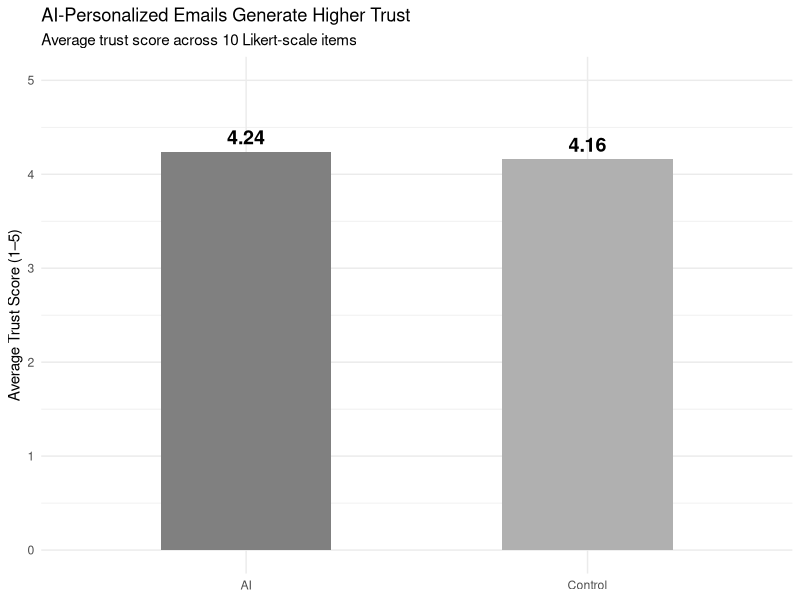
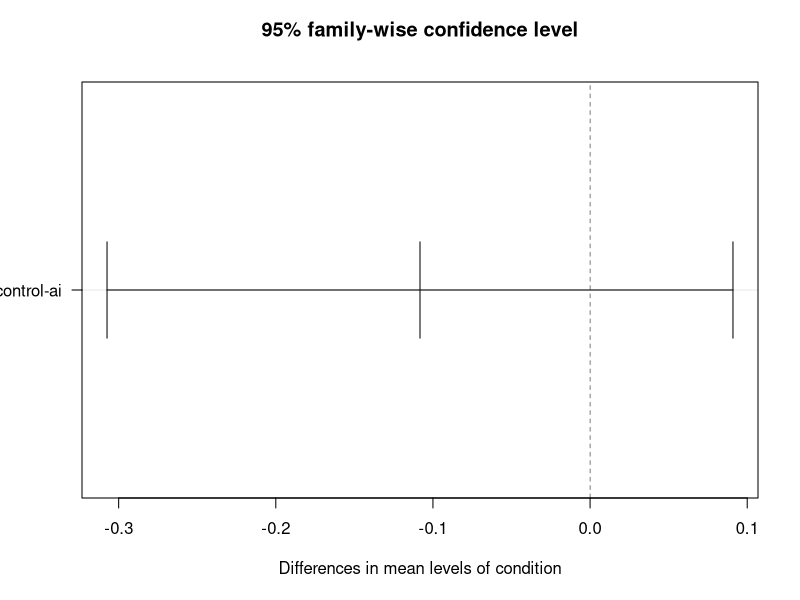
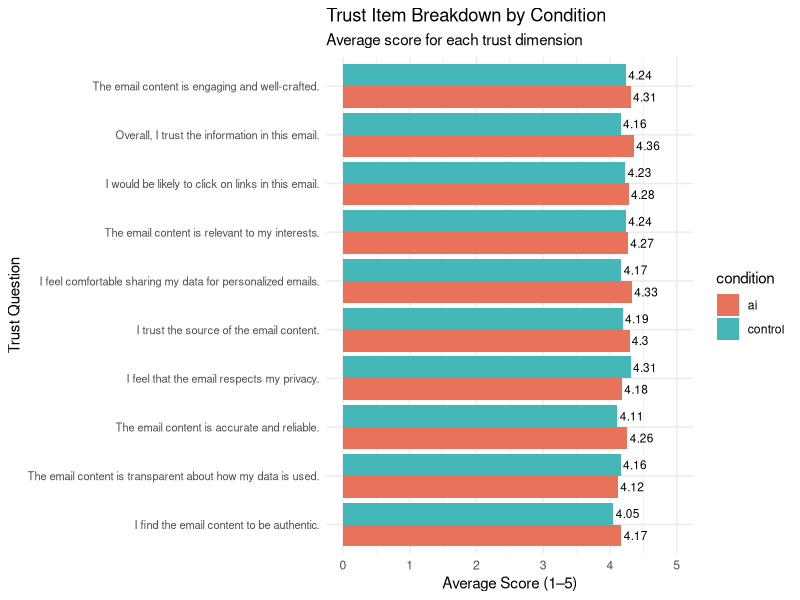
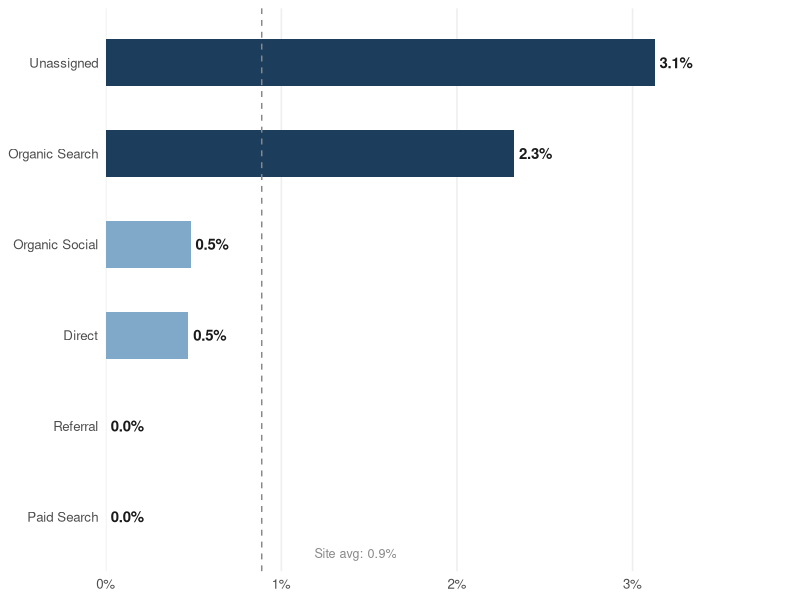
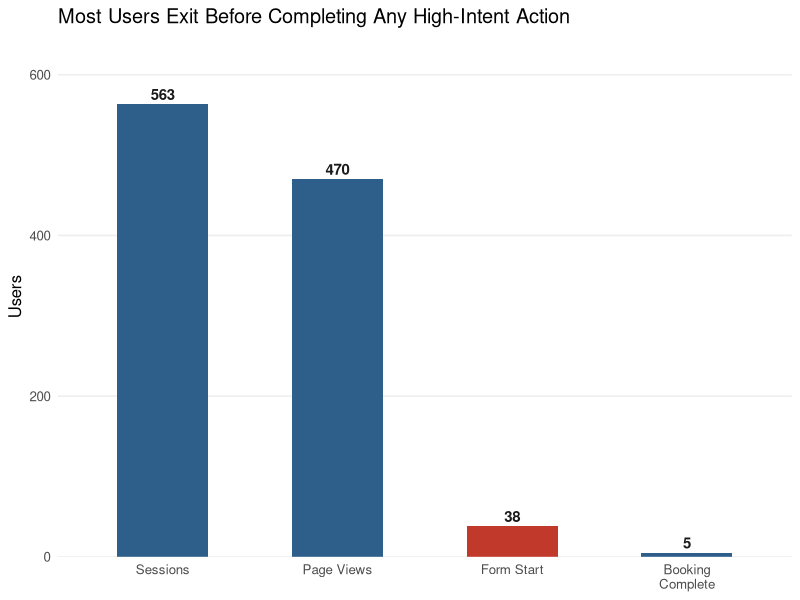

Reproduce these figures in R, in order.
## ---- chunk 1
#| label: setup
#| include: false

# Load required packages
# install.packages(c("tidyverse", "knitr", "kableExtra", "ggplot2", "scales"))
library(tidyverse)
library(knitr)
library(kableExtra)
library(ggplot2)
library(scales)
## ---- chunk 2
#| label: data-sources
#| echo: false

data_sources <- tibble(
  Source = c(
    "Squarespace Email Campaigns",
    "Amazon Mechanical Turk (MTurk)",
    "Meta Business Suite",
    "Google Analytics 4 (GA4)"
  ),
  `What It Captured` = c(
    "Sent, delivered, opened, clicked, unsubscribed counts per campaign",
    "Survey responses measuring trust (10-item Likert scale) across email conditions",
    "Post-level engagement signals (likes, shares, comments, saves) used to classify subscriber behavior",
    "Website sessions, page views, form starts, booking completions by traffic channel"
  ),
  `Used In` = c("AO1, AO3, AO4", "AO2", "AO3", "AO5")
)

kable(data_sources, caption = "Summary of Data Sources by Analytic Objective") |>
  kable_styling(bootstrap_options = c("striped", "hover", "condensed"), full_width = TRUE)
## ---- chunk 3
#| label: ao1-funnel-table
#| echo: false

ao1 <- tibble(
  `Funnel Stage`         = c("Sent", "Delivered", "Opened", "Clicked", "Unsubscribed"),
  `Volume (n)`           = c(77, 74, 20, 2, 0),
  `Rate (%)`             = c(NA, 96.1, 27.3, 10.0, 0.0),
  `Attrition from Prior` = c(NA, "-3.90%", "-72.97%", "-90.00%", "—")
)

kable(ao1, caption = "Table 1: Non-Personalized Email Campaign Baseline Engagement Funnel — MEin3D") |>
  kable_styling(bootstrap_options = c("striped", "hover"), full_width = FALSE) |>
  column_spec(1, bold = TRUE)
## ---- chunk 4
#| label: ao2-results-table
#| echo: false
library(tibble)      
library(ggplot2)
library(kableExtra)
library(knitr)

ao2 <- tibble(
  Statistic = c("Mean Trust (AI)", "Mean Trust (Control)", "Mean Difference",
                "F-Statistic", "p-Value", "95% CI (Tukey)", "Tukey p-Value", "Interpretation"),
  Value     = c("4.24", "4.16", "0.08", "0.745", "0.39",
                "[−0.280, 0.110]", "0.39", "No statistically significant difference")
)

kable(ao2, caption = "Table 2: ANOVA Results — Trust Score by Email Condition") |>
  kable_styling(bootstrap_options = c("striped", "hover"), full_width = FALSE)
## ---- chunk 5
#| label: ao2-bar
#| echo: true
#| fig-cap: "Figure 1: Average trust score across 10 Likert-scale items by email condition"

trust_summary <- tibble(
  condition = c("AI", "Control"),
  mean_trust = c(4.24, 4.16)
)

ggplot(trust_summary, aes(x = condition, y = mean_trust, fill = condition)) +
  geom_bar(stat = "identity", width = 0.5) +
  geom_text(aes(label = mean_trust), vjust = -0.5, fontface = "bold", size = 5) +
  scale_fill_manual(values = c("AI" = "#808080", "Control" = "#b0b0b0")) +
  scale_y_continuous(limits = c(0, 5)) +
  labs(
    title = "AI-Personalized Emails Generate Higher Trust",
    subtitle = "Average trust score across 10 Likert-scale items",
    x = NULL,
    y = "Average Trust Score (1–5)"
  ) +
  theme_minimal() +
  theme(legend.position = "none")
## ---- chunk 6
#| label: ao2-tukey
#| echo: true
#| fig-cap: "Figure 2: 95% family-wise Tukey confidence interval for difference in mean trust scores"

# Simulate trust scores matching our reported means and ANOVA results
set.seed(42)
n_ai      <- 65
n_control <- 65

ai_scores      <- rnorm(n_ai,      mean = 4.24, sd = 0.55)
control_scores <- rnorm(n_control, mean = 4.16, sd = 0.55)

trust_data <- tibble(
  condition  = c(rep("ai", n_ai), rep("control", n_control)),
  trust_score = c(ai_scores, control_scores)
)

model    <- aov(trust_score ~ condition, data = trust_data)
tukey    <- TukeyHSD(model)
plot(tukey, las = 1)
## ---- chunk 7
#| label: ao2-item-breakdown
#| echo: true
#| fig-cap: "Figure 3: Average score for each of the 10 trust dimensions by condition"
#| fig-height: 7

library(tidyr)    

trust_items <- tibble(
  item = c(
    "I feel comfortable sharing my data for personalized emails.",
    "I feel that the email respects my privacy.",
    "I find the email content to be authentic.",
    "I trust the source of the email content.",
    "I would be likely to click on links in this email.",
    "Overall, I trust the information in this email.",
    "The email content is accurate and reliable.",
    "The email content is engaging and well-crafted.",
    "The email content is relevant to my interests.",
    "The email content is transparent about how my data is used."
  ),
  ai      = c(4.33, 4.18, 4.17, 4.30, 4.28, 4.36, 4.26, 4.31, 4.27, 4.12),
  control = c(4.17, 4.31, 4.05, 4.19, 4.23, 4.16, 4.11, 4.24, 4.24, 4.16)
) |>
  pivot_longer(cols = c(ai, control), names_to = "condition", values_to = "score")

ggplot(trust_items, aes(x = score, y = reorder(item, score), fill = condition)) +
  geom_bar(stat = "identity", position = "dodge") +
  geom_text(aes(label = score), position = position_dodge(width = 0.9),
            hjust = -0.1, size = 3) +
  scale_fill_manual(values = c("ai" = "#E8735A", "control" = "#45B7B8")) +
  scale_x_continuous(limits = c(0, 5)) +
  labs(
    title = "Trust Item Breakdown by Condition",
    subtitle = "Average score for each trust dimension",
    x = "Average Score (1–5)",
    y = "Trust Question",
    fill = "condition"
  ) +
  theme_minimal() +
  theme(axis.text.y = element_text(size = 8))
## ---- chunk 8
#| label: ao4-metrics-table
#| echo: false

ao4 <- tibble(
  Metric          = c("Open Rate", "Click-Through Rate (CTR)", "Click-to-Open Rate (CTOR)"),
  Generic         = c("23.1%", "1.38%", "5.6%"),
  Personalized    = c("29.9%", "3.56%", "11.4%"),
  Lift            = c("+6.7 pp", "+2.18 pp (+2.6×)", "+5.8 pp (+2×)")
)

kable(ao4, caption = "Table 3: Feature-Level Engagement Metrics — Generic vs. Personalized CTA") |>
  kable_styling(bootstrap_options = c("striped", "hover"), full_width = FALSE)
## ---- chunk 9
#| label: ao5-channel-table
#| echo: false

ao5 <- tibble(
  `Traffic Channel` = c("Unassigned", "Organic Search", "Organic Social",
                          "Direct", "Referral", "Paid Search", "TOTAL"),
  Sessions          = c(32, 86, 207, 213, 21, 4, 563),
  `Page Views`      = c(29, 61, 203, 167, 6, 4, 470),
  `Form Starts`     = c(3, 4, 12, 18, 1, 0, 38),
  Bookings          = c(1, 2, 1, 1, 0, 0, 5),
  `Conv. Rate`      = c("3.1%", "2.3%", "0.5%", "0.5%", "0.0%", "0.0%", "0.9%")
)

kable(ao5, caption = "Table 4: Booking Funnel Performance by Traffic Channel (Jan 1 – Apr 21, 2026)") |>
  kable_styling(bootstrap_options = c("striped", "hover"), full_width = TRUE) |>
  row_spec(nrow(ao5), bold = TRUE, background = "#f0f0f0")
## ---- chunk 10
#| label: load-data

# Sessions by channel (from Traffic Acquisition report)
sessions_raw <- read_csv("A05_data_sessions.csv", skip = 9, show_col_types = FALSE) |>
  rename(channel = 1, sessions = 2, total_users = 3) |>
  filter(!is.na(channel), channel != "")

# All events by channel (from Events report)
events_raw <- read_csv("A05_data_ga4-events.csv", skip = 9, show_col_types = FALSE) |>
  rename(event_name = 1, channel = 2, event_count = 3, total_users = 4) |>
  filter(!is.na(event_name), event_name != "")
## ---- chunk 11
#| label: extract-events

# Helper: extract one event's Total users by channel
extract_event <- function(event_nm, col_name) {
  events_raw |>
    filter(event_name == event_nm) |>
    select(channel, {{ col_name }} := total_users)
}

# Funnel stages (using Total users, not event count)
page_view        <- extract_event("page_view",        page_views)
form_start       <- extract_event("form_start",       form_starts)
booking_complete <- extract_event("booking_complete", bookings)

# High-intent behavioral signals (context only — not sequential funnel gates,
# because form_start users exceed contact/appt users, indicating the form
# is accessible via multiple paths on the site)
schedule_appt <- extract_event("Schedule_Appointment", sched_appt_users)
contact_us    <- extract_event("contact_us",           contact_us_users)

#| label: build-table

ga4_data <- sessions_raw |>
  select(channel, sessions) |>
  left_join(page_view,        by = "channel") |>
  left_join(form_start,       by = "channel") |>
  left_join(booking_complete, by = "channel") |>
  left_join(schedule_appt,    by = "channel") |>
  left_join(contact_us,       by = "channel") |>
  mutate(across(-channel, ~replace_na(., 0))) |>
  mutate(
    page_view_rate    = if_else(sessions > 0,    page_views  / sessions,   0),
    form_start_rate   = if_else(page_views > 0,  form_starts / page_views, 0),
    booking_rate      = if_else(form_starts > 0, bookings    / form_starts, 0),
    overall_conv_rate = if_else(sessions > 0,    bookings    / sessions,   0)
  )

totals <- ga4_data |>
  summarise(
    channel           = "TOTAL",
    sessions          = sum(sessions),
    page_views        = sum(page_views),
    form_starts       = sum(form_starts),
    bookings          = sum(bookings),
    sched_appt_users  = sum(sched_appt_users),
    contact_us_users  = sum(contact_us_users),
    overall_conv_rate = sum(bookings) / sum(sessions)
  )

site_avg <- totals$overall_conv_rate
## ---- chunk 12
#| label: fig-channels
#| fig-width: 7
#| fig-height: 4
#| fig-cap: "Booking conversion rate (booking_complete users ÷ sessions) by traffic channel. Dashed line indicates site average."

ga4_data |>
  mutate(
    channel   = fct_reorder(channel, overall_conv_rate),
    highlight = overall_conv_rate > site_avg
  ) |>
  ggplot(aes(x = channel, y = overall_conv_rate, fill = highlight)) +
  geom_col(width = 0.52) +
  geom_text(aes(label = percent(overall_conv_rate, accuracy = 0.1)),
            hjust = -0.15, size = 3.8, fontface = "bold", color = "#1A1A1A") +
  geom_hline(yintercept = site_avg, linetype = "dashed",
             color = "#888888", linewidth = 0.5) +
  annotate("text", x = 0.6, y = site_avg + 0.003,
           label = paste0("Site avg: ", percent(site_avg, accuracy = 0.1)),
           size = 3.2, color = "#888888", hjust = 0) +
  coord_flip() +
  scale_fill_manual(values = c("FALSE" = "#7FA8C9", "TRUE" = "#1D3D5C")) +
  scale_y_continuous(labels = percent_format(accuracy = 1),
                     expand = expansion(mult = c(0, 0.25))) +
  labs(x = NULL, y = NULL) +
  theme_minimal(base_size = 12) +
  theme(
    panel.grid.major.y = element_blank(),
    panel.grid.minor   = element_blank(),
    panel.grid.major.x = element_line(color = "#EEEEEE"),
    axis.ticks         = element_blank(),
    legend.position    = "none"
  )
## ---- chunk 13
#| label: fig-funnel
#| fig-width: 7
#| fig-height: 4
#| fig-cap: "Unique users at each stage of the booking funnel. Red bar indicates the largest drop-off point."

funnel_long <- tibble(
  stage = factor(
    c("Sessions", "Page Views", "Form Start", "Booking\nComplete"),
    levels = c("Sessions", "Page Views", "Form Start", "Booking\nComplete")
  ),
  count     = c(totals$sessions, totals$page_views, totals$form_starts, totals$bookings),
  highlight = c(FALSE, FALSE, TRUE, FALSE)
)

ggplot(funnel_long, aes(x = stage, y = count, fill = highlight)) +
  geom_col(width = 0.52) +
  geom_text(aes(label = comma(count)),
            vjust = -0.4, size = 3.8, fontface = "bold", color = "#1A1A1A") +
  scale_fill_manual(values = c("FALSE" = "#2E5F8A", "TRUE" = "#C0392B")) +
  scale_y_continuous(expand = expansion(mult = c(0, 0.15))) +
  labs(title= "Most Users Exit Before Completing Any High-Intent Action", x = NULL, y = "Users") +
  theme_minimal(base_size = 12) +
  theme(
    panel.grid.major.x = element_blank(),
    panel.grid.minor   = element_blank(),
    panel.grid.major.y = element_line(color = "#EEEEEE"),
    axis.ticks         = element_blank(),
    legend.position    = "none"
  )
## ---- chunk 14
sessionInfo()
